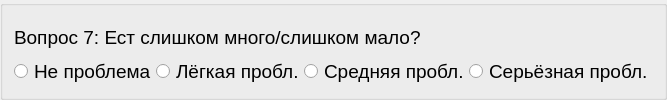
          <widget class="QGroupBox" name="block4_item07">
           <layout class="QVBoxLayout" name="verticalLayout_64">
            <property name="spacing">
             <number>0</number>
            </property>
            <item>
             <widget class="QLabel" name="label_71">
              <property name="font">
               <font>
                <pointsize>14</pointsize>
               </font>
              </property>
              <property name="text">
               <string>Вопрос 7: Ест слишком много/слишком мало?</string>
              </property>
              <property name="alignment">
               <set>Qt::AlignLeading|Qt::AlignLeft|Qt::AlignVCenter</set>
              </property>
              <property name="wordWrap">
               <bool>true</bool>
              </property>
             </widget>
            </item>
            <item>
             <layout class="QHBoxLayout" name="_64">
              <property name="spacing">
               <number>0</number>
              </property>
              <item>
               <widget class="QRadioButton" name="radioButton_198">
                <property name="font">
                 <font>
                  <pointsize>14</pointsize>
                 </font>
                </property>
                <property name="text">
                 <string>Не проблема</string>
                </property>
               </widget>
              </item>
              <item>
               <widget class="QRadioButton" name="radioButton_199">
                <property name="font">
                 <font>
                  <pointsize>14</pointsize>
                 </font>
                </property>
                <property name="text">
                 <string>Лёгкая пробл.</string>
                </property>
               </widget>
              </item>
              <item>
               <widget class="QRadioButton" name="radioButton_200">
                <property name="font">
                 <font>
                  <pointsize>14</pointsize>
                 </font>
                </property>
                <property name="text">
                 <string>Средняя пробл.</string>
                </property>
               </widget>
              </item>
              <item>
               <widget class="QRadioButton" name="radioButton_201">
                <property name="font">
                 <font>
                  <pointsize>14</pointsize>
                 </font>
                </property>
                <property name="text">
                 <string>Серьёзная пробл.</string>
                </property>
               </widget>
              </item>
             </layout>
            </item>
           </layout>
          </widget>
